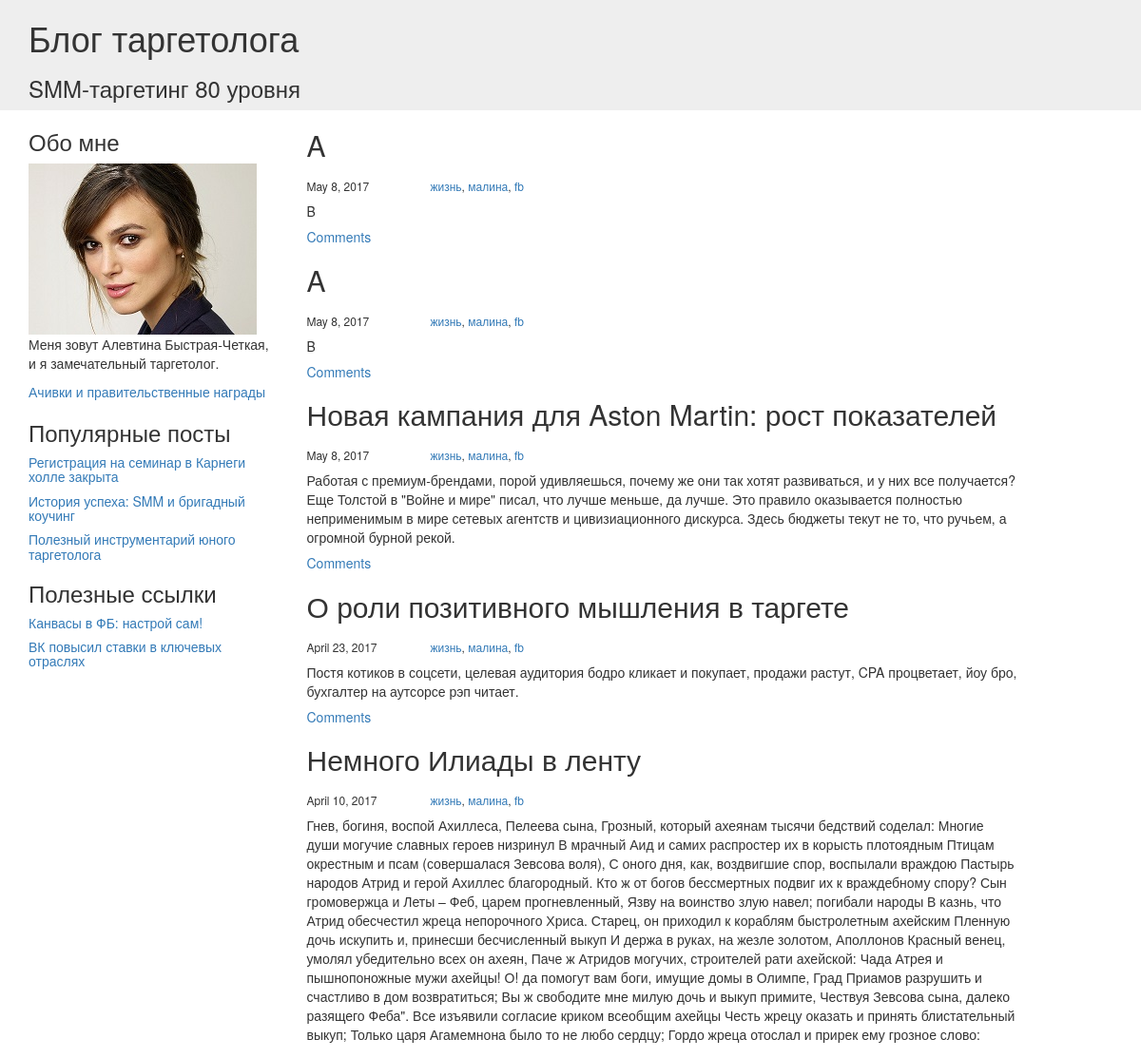
The app's page / (upper part), older data.
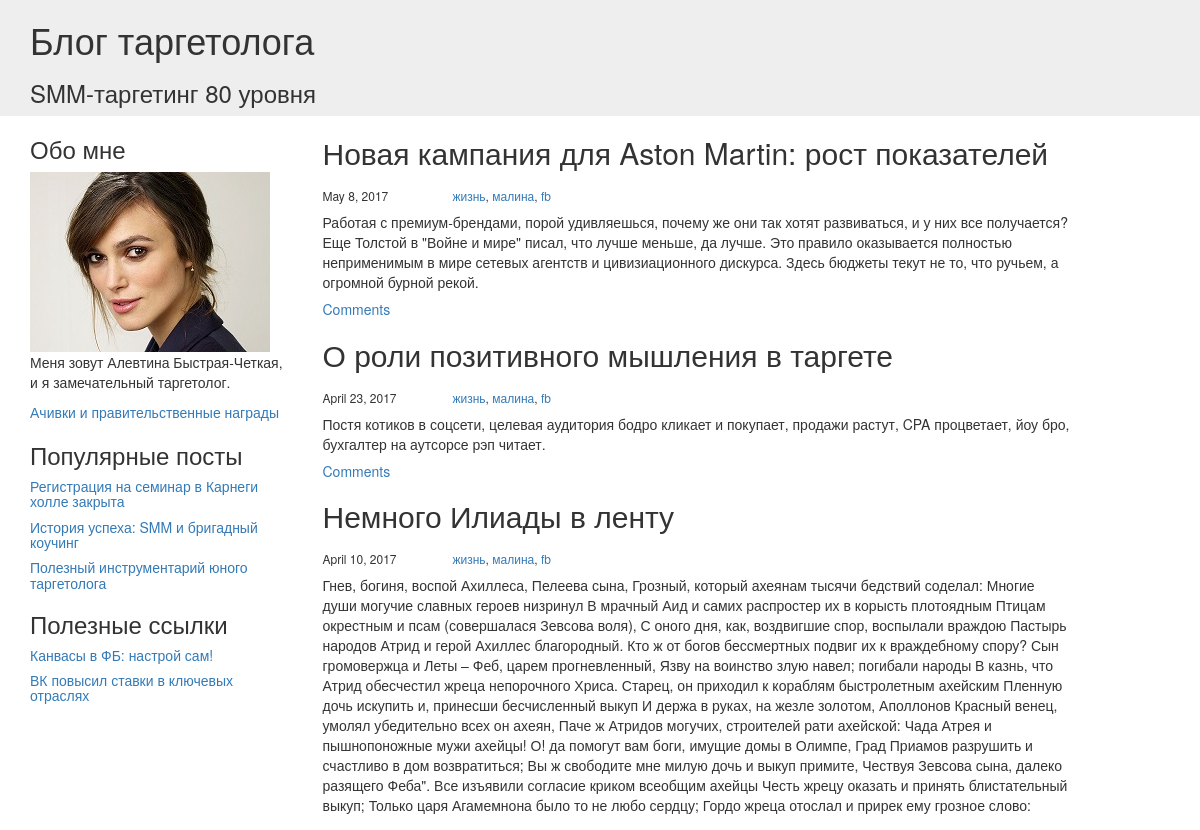
The same page, newer data.
### www/models.py (models this page shows, shortened)
class BlogPost(models.Model):
    title = models.CharField(max_length=256)
    datetime = models.DateTimeField(u'Дата публикации')
    content = models.TextField(max_length=10000)
    image = models.CharField(max_length=256)

### www/views.py (the view)
# urls.py: url(r'^$', views.index)
def index(request):
    posts = BlogPost.objects.all()
    return render(request, 'index.html', {'posts':posts})

### www/templates/index.html (shortened to what this page needs)
{% load staticfiles %}
<!DOCTYPE html>
<html lang='ru'>
 <head>
  <link href="{% static 'css/bootstrap.min.css'%}" rel = 'stylesheet'/>
  <link rel="stylesheet" href="{% static 'css/main.css'%}"></link>
 </head>
  <body>
   <div class="header">
    <div class='container-fluid'>
	 <div class='container'>
 	  <div class='row'>
	   <div class='col-md-12'>
	    <h1>Блог таргетолога</h1>
        <h3>SMM-таргетинг 80 уровня</h3>
	   </div>
      </div>
	 </div>
    </div>
   </div>
   <div class='container'>
   	<div class='row'>
	 <div class='col-md-3'>
	  <section>
	   <h3>Обо мне</h3>
	   <img src="{% static 'images/keira.jpg'%}" alt='Чумовая фотка Алевтины Быстрой-Четкой'/>
	   <p>Меня зовут Алевтина Быстрая-Четкая, и я замечательный таргетолог.</p>
	   <p><a href='/'>Ачивки и правительственные награды</a> </p>
	  </section>
      <section>
	   <h3>Популярные посты</h3>
       <h5><a href='/'> Регистрация на семинар в Карнеги холле закрыта</a></h5>
       <h5><a href='/'> История успеха: SMM и бригадный коучинг</a></h5>
       <h5><a href='/'> Полезный инструментарий юного таргетолога</a></h5>
      </section>
	  <section>
	   <h3>Полезные ссылки</h3>
	   <h5><a href='/'>Канвасы в ФБ: настрой сам!</a></h5>
       <h5><a href='/'>ВК повысил ставки в ключевых отраслях</a></h5>
	  </section>
     </div>
     <div class='col-md-8'>
	  {% for post in posts %}
	   <section>
		<h2>{{post.title}}</h2>
	   <div class='row'>
        <div class='col-md-2'><h6>{{post.datetime.date}}<h6></div>
  	    <div class='col-md-10'><h6><a href='/'>жизнь</a>, <a href='/'>малина</a>, <a href='/'>fb</a></h6></div>
	   </div>
	   <p>{{post.content|safe}}</p>
	   <h5><a href='/'>Comments</a></h5>
	   </section>
	  {% endfor %}
     </div>
	</div>
   </div>
  </body>
</html>

### www/static/css/main.css (style rules this page uses)
.header { background-color: #eee; }

Row changes from the older to the newer data that the page shows:
removed BlogPost: title "A", datetime "May 8, 2017", content "B"
removed BlogPost: title "A", datetime "May 8, 2017", content "B"
